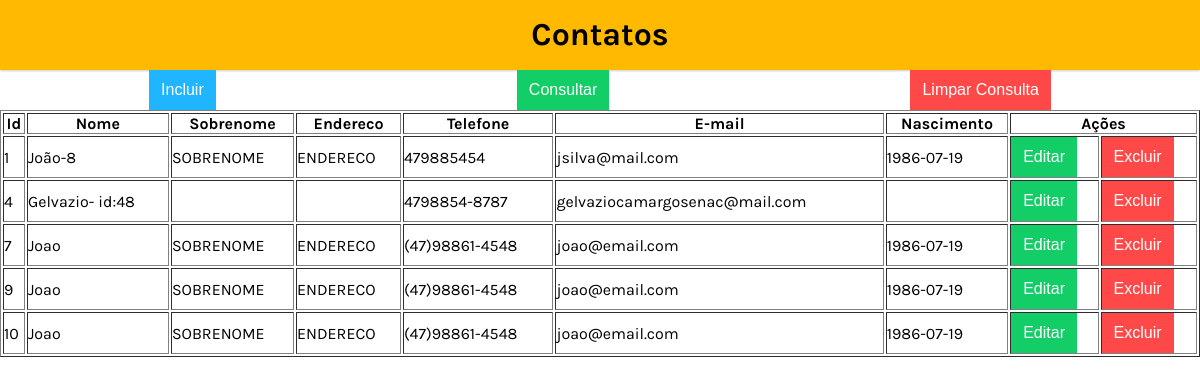
Page /consulta-contato-simples.php on the earlier database version.
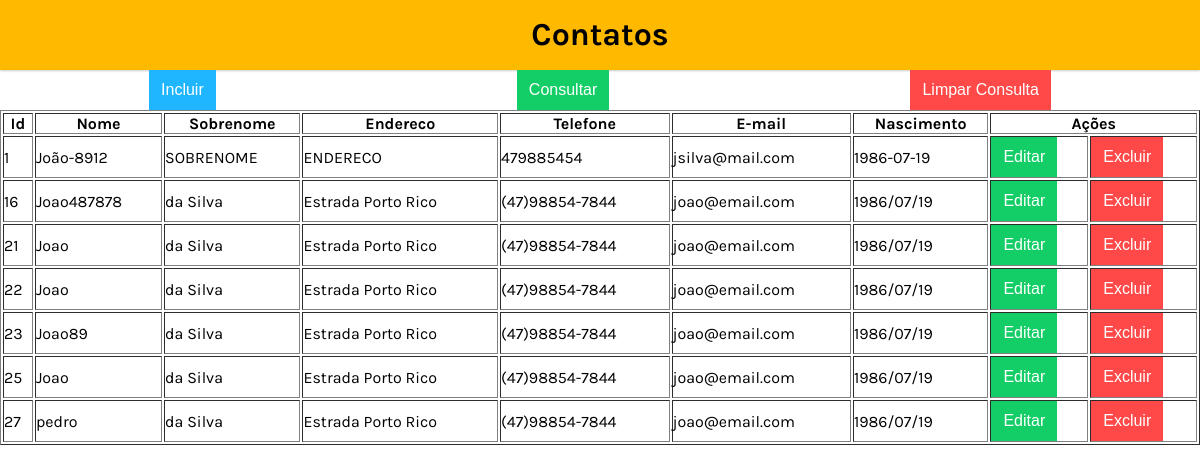
Same page on the later database version.
### tables this page shows
CREATE TABLE contato (contato_id INTEGER PRIMARY KEY AUTOINCREMENT NOT NULL, nome TEXT, sobrenome TEXT, endereco TEXT, telefone TEXT, email TEXT, nascimento TEXT);

### consulta-contato-simples.php (the view, shortened to what this page needs)
<?php
function getDados() {
    $pdo = getConexao();
    $query = "SELECT * FROM `contato`";
    $stmt = $pdo->prepare($query);
    $stmt->execute();
    $aDados = array();
    while($result = $stmt->fetch(PDO::FETCH_ASSOC)){
        $aDados[] = $result;
    }
    return $aDados;
}
function getColunasTabela(){
    $html_colunas_tabela = '';
    $aDados = getDados();
    if(count($aDados)){
        foreach ($aDados as $aContato){
            $html_colunas_tabela .= "<tr>";
            $contato_id = $aContato["contato_id"];
            $nome       = $aContato["nome"];
            $sobrenome  = $aContato["sobrenome"];
            $endereco   = $aContato["endereco"];
            $telefone   = $aContato["telefone"];
            $email      = $aContato["email"];
            $nascimento = $aContato["nascimento"];
            $html_colunas_tabela .= "<td>$contato_id</td>";
            $html_colunas_tabela .= "<td>$nome</td>";
            $html_colunas_tabela .= "<td>$sobrenome</td>";
            $html_colunas_tabela .= "<td>$endereco</td>";
            $html_colunas_tabela .= "<td>$telefone</td>";
            $html_colunas_tabela .= "<td>$email</td>";
            $html_colunas_tabela .= "<td>$nascimento</td>";
            $html_colunas_tabela .= getAcoesContato($contato_id);
            $html_colunas_tabela .= "</tr>";
        }
    } else {
        $html_colunas_tabela .= "<tr><td colspan=\"7\" align='center'>Sem dados para exibir</td></tr>";
    }
    return $html_colunas_tabela;
}
function getAcoesContato($contato_id){
    $html_acao = '<td>
                        <button type="button" class="button green" onclick="editarContato(' . $contato_id . ')">Editar</button>
                   </td>
                   <td>
                        <button type="button" class="button red" onclick="excluirContato(' . $contato_id . ')">Excluir</button>
                    </td>';
    return $html_acao;
}
function carregaCabecalho(){
    $html = '<!DOCTYPE html>
            <html lang="pt-BR">
            <head>
                <meta charset="UTF-8">
                <meta http-equiv="X-UA-Compatible" content="IE=edge">
                <meta name="viewport" content="width=device-width, initial-scale=1.0">
                <link rel="preconnect" href="https://fonts.gstatic.com">
                <link href="https://fonts.googleapis.com/css2?family=Karla:ital,wght@0,400;0,700;1,200;1,800&display=swap"
                      rel="stylesheet">
                <link rel="stylesheet" href="css/main.css">
                <link rel="stylesheet" href="css/button.css">
                <link rel="stylesheet" href="css/records.css">
                <link rel="stylesheet" href="css/modal.css">
                <script src="js/jquery.min.js" defer></script>
                <script src="js/contato.js" defer></script>
                <title>Contato</title>
            </head>
            <body>';
    return $html;
}
function getAcoesInclusao(){
    return '<section class="acoes">
                <button type="button" class="button blue mobile" id="cadastrarCliente">Incluir</button>
                <button type="button" class="button green" id="consultarDadosCliente">Consultar</button>
                <button type="button" class="button red" id="limparDadosCliente">Limpar Consulta</button>
            </section>';
}
function getModalContatos(){
    return '<div class="modal" id="modal">
            <div class="modal-content">
                <header class="modal-header">
                    <h2>Novo Contato</h2>
                    <span class="modal-close" id="modalClose">&#10006;</span>
                </header>
                <form id="form" class="modal-form">
                    <input type="hidden" id="id" class="modal-field" placeholder="Id">
                    <input type="text" id="nome" data-index="new" class="modal-field" placeholder="Nome do Cliente" required value="Joao">
                    <input type="text" id="sobrenome" class="modal-field" placeholder="Sobrenome..." required value="da Silva">
                    <input type="text" id="endereco" class="modal-field" placeholder="Endereço..." required value="Estrada Porto Rico">
                    <input type="text" id="telefone" class="modal-field" placeholder="Telefone..." required value="(47)98854-7844">
                    <input type="email" id="email" class="modal-field" placeholder="E-mail..." required value="joao@email.com">
                    <input type="text" id="nascimento" class="modal-field" placeholder="Data Nascimento..." required value="1986/07/19">
                </form>
                <footer class="modal-footer" id="modal-footer">
                    <button id="salvar" class="button green">Salvar</button>
                    <button id="cancelar" class="button blue">Cancelar</button>
                </footer>
            </div>
        </div>';
}
function carregaContatos(){
    $html_tabela = carregaCabecalho();
    $html_tabela .= "<header>
                        <h1 class=\"header-title\"> Contatos</h1>
                    </header>";
    $html_tabela .= getAcoesInclusao();
    $html_tabela .= "<table border='1' id=\"tableDados\">";
    $html_tabela .= "<thead>";
    $html_tabela .= "    <tr>";
    $html_tabela .= "    <th>Id</th>";
    $html_tabela .= "    <th>Nome</th>";
    $html_tabela .= "    <th>Sobrenome</th>";
    $html_tabela .= "    <th>Endereco</th>";
    $html_tabela .= "    <th>Telefone</th>";
    $html_tabela .= "    <th>E-mail</th>";
    $html_tabela .= "    <th>Nascimento</th>";
    $html_tabela .= "    <th colspan='2'>Ações</th>";
    $html_tabela .= "    </tr>";
    $html_tabela .= "</thead>";
    $html_tabela .= "<tbody>";
    $html_tabela .= getColunasTabela();
    $html_tabela .= "</tbody>";
    $html_tabela .= "</table>";
    $html_tabela .= getModalContatos();
    echo $html_tabela;
}
carregaContatos();

### css/main.css (style rules this page uses)
* { padding: 0; margin: 0; box-sizing: border-box; }
:root { --primary-color: #FFBA00; --secundary-color: #FFF1CC; --shadow-color: #CCC; --text-color: #FFF; }
body { min-height: 100vh; display: flex; flex-direction: column; font-family: 'karla', sans-serif; position:relative; }
header { background-color: var(--primary-color); height: 70px; text-align: center; line-height: 70px; box-shadow: 0 1px 2px var(--shadow-color); }
.header-title { color: black; font-size: 2rem; }
.acoes { display: flex; justify-content: space-around; gap:3px; }

### css/button.css (style rules this page uses)
.button { border-style: none; height: 40px; padding: 6px 12px; background-color: black; color: white; font-size: 1rem; cursor: pointer; transition: box-shadow .6s ease; }
.button.blue { background-color: #1FB6FF; }
button.green { background-color: #13CE66; }
button.red { background-color: #FF4949; }

Differences in the rows shown:
removed contato: contato_id "4", nome "Gelvazio- id:48", telefone "4798854-8787", email "gelvaziocamargosenac@mail.com"
removed contato: contato_id "7", nome "Joao", sobrenome "SOBRENOME", endereco "ENDERECO", telefone "(47)98861-4548", email "joao@email.com", nascimento "1986-07-19"
removed contato: contato_id "9", nome "Joao", sobrenome "SOBRENOME", endereco "ENDERECO", telefone "(47)98861-4548", email "joao@email.com", nascimento "1986-07-19"
removed contato: contato_id "10", nome "Joao", sobrenome "SOBRENOME", endereco "ENDERECO", telefone "(47)98861-4548", email "joao@email.com", nascimento "1986-07-19"
changed contato "SOBRENOME": nome "João-8" → "João-8912"
added contato: contato_id "16", nome "Joao487878", sobrenome "da Silva", endereco "Estrada Porto Rico", telefone "(47)98854-7844", email "joao@email.com", nascimento "1986/07/19"
added contato: contato_id "21", nome "Joao", sobrenome "da Silva", endereco "Estrada Porto Rico", telefone "(47)98854-7844", email "joao@email.com", nascimento "1986/07/19"
added contato: contato_id "22", nome "Joao", sobrenome "da Silva", endereco "Estrada Porto Rico", telefone "(47)98854-7844", email "joao@email.com", nascimento "1986/07/19"
added contato: contato_id "23", nome "Joao89", sobrenome "da Silva", endereco "Estrada Porto Rico", telefone "(47)98854-7844", email "joao@email.com", nascimento "1986/07/19"
added contato: contato_id "25", nome "Joao", sobrenome "da Silva", endereco "Estrada Porto Rico", telefone "(47)98854-7844", email "joao@email.com", nascimento "1986/07/19"
added contato: contato_id "27", nome "pedro", sobrenome "da Silva", endereco "Estrada Porto Rico", telefone "(47)98854-7844", email "joao@email.com", nascimento "1986/07/19"
